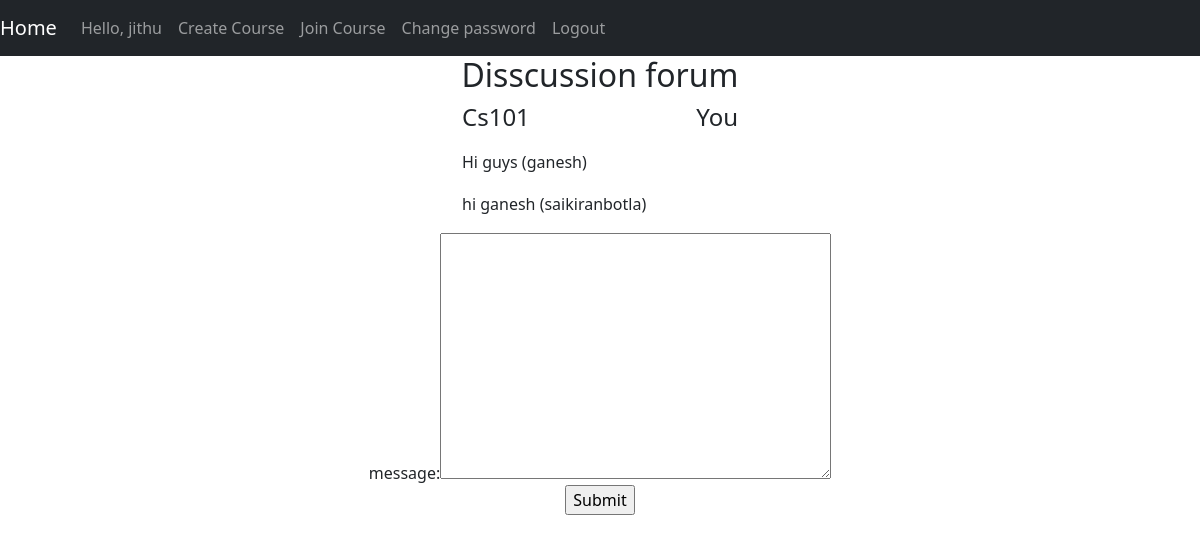
Screenshot of /discussionform/Cs101/ (signed in) with the database file from the repository.
### moodle/models.py (models this page shows, shortened)
class Coursescreated(models.Model):
  	user = models.ForeignKey(User, on_delete = models.CASCADE)
  	title = models.CharField(max_length = 50)
  	coursecode = models.CharField(max_length=5,validators=[RegexValidator(regex=r'^\w{5}$', message='Length has to be 5')])
  	dis_status=models.BooleanField(default=True)

class Discussion(models.Model):
	course=models.ForeignKey(Coursescreated,on_delete = models.CASCADE)
	message=models.TextField(null = True)
	user=models.ForeignKey(User, on_delete = models.CASCADE)

### moodle/views.py (the view, shortened to what this page needs)
# urls.py: path('discussionform/<str:pk>/',views.discussion,name='discussion'),
@login_required(login_url='login')
def discussion(request,pk):
	course=Coursescreated.objects.filter(title=pk)
	course=course[0]
	form=discussionform()
	username=request.user.username
	mess=Discussion.objects.filter(course=course)
	return render(request,'moodle/disscussionform.html',{'form':form,'mess':mess,'username':username,'title':course.title})

### moodle/forms.py
class discussionform(forms.ModelForm):
    class Meta:
        model=Discussion
        fields=['message']

### moodle/templates/moodle/disscussionform.html (shortened to what this page needs)
{% extends 'moodle/main.html' %}
{% block content %}
	<center>
		<h2>Disscussion forum</h2>
		<table>
			<tr>
				<td><h4>{{title}}</h4></td>
				<td></td>
				<td></td>
				<td></td>
				<td></td>
				<td></td>
				<td></td>
				<td></td>
				<td></td>
				<td></td>
				<td></td>
				<td></td>
				<td></td>
				<td></td>
				<td></td>
				<td></td>
				<td></td>
				<td></td>
				<td></td>
				<td></td>
				<td></td>
				<td></td>
				<td></td>
				<td></td>
				<td></td>
				<td><h4>You</h4></td>
			</tr>
			<tr><td></td></tr>
			<tr><td></td></tr>
			<tr><td></td></tr>
			<tr><td></td></tr>
			{% for mes in mess %}
			<tr>
				<td>
					{% if mes.user.username != username %}
						<p>{{mes.message}} ({{mes.user.username}})</p>
					{% endif %}
				</td>
				<td></td>
				<td></td>
				<td></td>
				<td></td>
				<td></td>
				<td></td>
				<td></td>
				<td></td>
				<td></td>
				<td></td>
				<td></td>
				<td></td>
				<td></td>
				<td></td>
				<td></td>
				<td></td>
				<td></td>
				<td></td>
				<td></td>
				<td></td>
				<td></td>
				<td></td>
				<td></td>
				<td></td>
				<td>
				</td>
			</tr>
			{% endfor %}
		</table>
		<form method="POST">
			message:{{form.message}}
			<br>
			<input type="submit" name="Send">
		</form>
		<br>
	</center>
{% endblock %}

### moodle/templates/moodle/dashboard.html (shortened to what this page needs)
 <nav class="navbar navbar-expand-lg navbar-dark bg-dark">
   <a class="navbar-brand" href="{% url 'home' %}">Home</a>
  <div class="collapse navbar-collapse" id="navbarNavAltMarkup">
    <div class="navbar-nav">
      <a class="nav-item nav-link">Hello, {{request.user}}</a>
      <a class="nav-item nav-link" href="{% url 'createcourse' %}">Create Course</a>
      <a class="nav-item nav-link" href="{% url 'joincourse' %}">Join Course</a>
      <a class="nav-item nav-link" href="{% url 'reset' %}">Change password</a>
      <a class="nav-item nav-link" href="{% url 'logout' %}">Logout</a>
    </div>
  </div>
</nav>

### rows the page displays
Coursescreated: title "Cs101"
Discussion: message "Hi guys", user.username "ganesh"
Discussion: message "hi ganesh", user.username "saikiranbotla"

### other values shown
{{ request.user }} "jithu"
